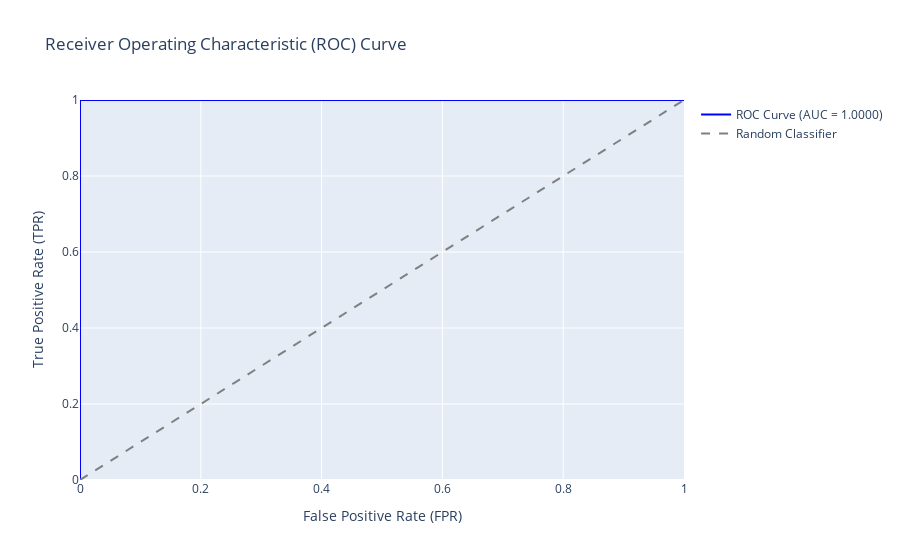

The notebook cell this image was saved under:
### Code cell
import torch
import numpy as np
from sklearn.metrics import roc_auc_score, roc_curve
import plotly.graph_objects as go

def evaluate_model_with_roc_auc_interactive(model, test_loader):
    model.eval()
    all_labels = []
    all_probabilities = []
    
    with torch.no_grad():
        for images, labels in test_loader:
            images, labels = images.to(device), labels.to(device).float().unsqueeze(1)
            outputs = model(images)
            probabilities = torch.sigmoid(outputs)  # Get probabilities (sigmoid for binary classification)
            
            all_labels.extend(labels.cpu().numpy())
            all_probabilities.extend(probabilities.cpu().numpy())
    
    all_labels = np.array(all_labels)
    all_probabilities = np.array(all_probabilities).flatten()

    # Calculate ROC AUC score
    auc_score = roc_auc_score(all_labels, all_probabilities)
    print(f"ROC AUC Score: {auc_score:.4f}")

    # Compute ROC curve
    fpr, tpr, thresholds = roc_curve(all_labels, all_probabilities)

    # Create an interactive ROC Curve plot using Plotly
    fig = go.Figure()

    # Plot ROC Curve
    fig.add_trace(go.Scatter(
        x=fpr, y=tpr, mode='lines', name=f'ROC Curve (AUC = {auc_score:.4f})',
        line=dict(color='blue', width=2)
    ))

    # Add diagonal line (random classifier line)
    fig.add_trace(go.Scatter(
        x=[0, 1], y=[0, 1], mode='lines', name='Random Classifier',
        line=dict(color='gray', dash='dash')
    ))

    # Add labels and title
    fig.update_layout(
        title="Receiver Operating Characteristic (ROC) Curve",
        xaxis=dict(title="False Positive Rate (FPR)", range=[0, 1]),
        yaxis=dict(title="True Positive Rate (TPR)", range=[0, 1]),
        showlegend=True
    )

    # Show the interactive plot
    fig.show()

# Assuming you already have the model and test_loader
evaluate_model_with_roc_auc_interactive(model, test_loader)

### Figure 1 — Plotly figure (JSON) as saved in the notebook; plotly's stock layout.template omitted (floating-point values rounded to 4 significant figures)
{"data": [{"line": {"color": "blue", "width": 2}, "mode": "lines", "name": "ROC Curve (AUC = 1.0000)", "type": "scatter", "x": [0, 0, 0, 1], "y": [0, 0.125, 1, 1]}, {"line": {"color": "gray", "dash": "dash"}, "mode": "lines", "name": "Random Classifier", "type": "scatter", "x": [0, 1], "y": [0, 1]}], "layout": {"showlegend": true, "title": {"text": "Receiver Operating Characteristic (ROC) Curve"}, "xaxis": {"range": [0, 1], "title": {"text": "False Positive Rate (FPR)"}}, "yaxis": {"range": [0, 1], "title": {"text": "True Positive Rate (TPR)"}}}}
